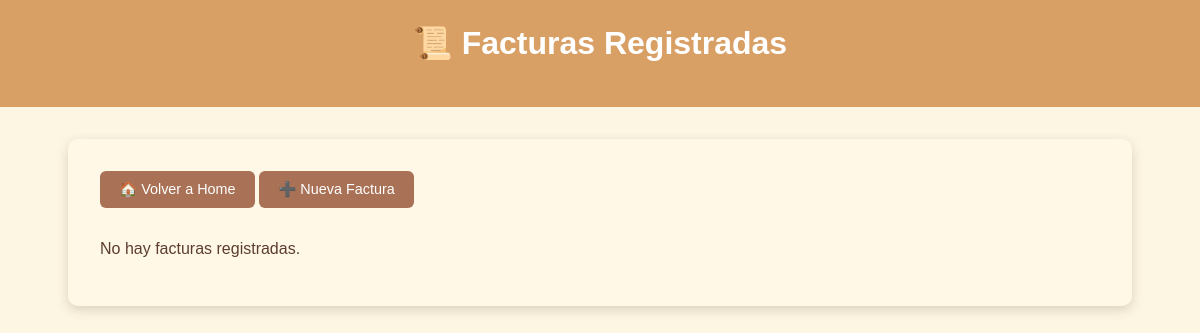
The page /facturas/ on the database as committed earlier.
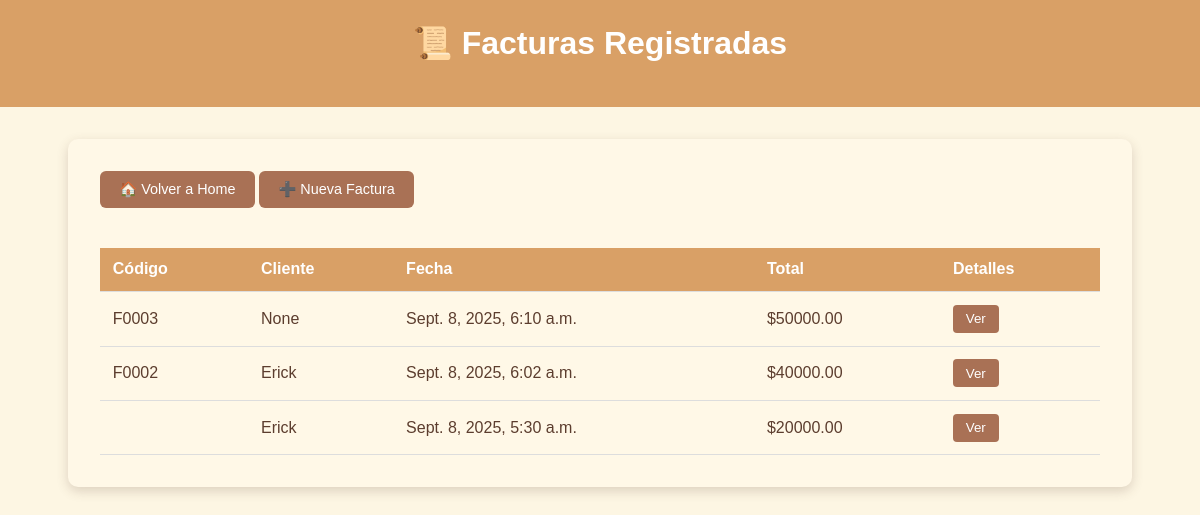
The same page on the database as committed later.
### kontaG/models.py (models this page shows, shortened)
class Factura(models.Model):
    codigo = models.CharField(max_length=20, unique=True)  # ej: F001
    fecha = models.DateTimeField(auto_now_add=True)
    cliente = models.CharField(max_length=100, blank=True, null=True)
    total = models.DecimalField(max_digits=10, decimal_places=2, default=0)

### kontaG/views.py (the view)
# urls.py: path("facturas/", kontaG_views.sales_list, name="sales_list"),
def sales_list(request):
    facturas = Factura.objects.prefetch_related("detalles__producto").all().order_by("-fecha")
    return render(request, "sales_list.html", {"facturas": facturas})

### kontaG/templates/sales_list.html (shortened to what this page needs)
<!DOCTYPE html>
<html lang="es">
<head>
</head>
<body>
    <header>
        <h1>📜 Facturas Registradas</h1>
    </header>
    <main>
        <a href="{% url 'home' %}" class="back-btn">🏠 Volver a Home</a>
        <a href="{% url 'register_invoice' %}" class="back-btn">➕ Nueva Factura</a>
        {% if facturas %}
        <table>
            <thead>
                <tr>
                    <th>Código</th>
                    <th>Cliente</th>
                    <th>Fecha</th>
                    <th>Total</th>
                    <th>Detalles</th>
                </tr>
            </thead>
            <tbody>
                {% for factura in facturas %}
                <tr>
                    <td>{{ factura.codigo }}</td>
                    <td>{{ factura.cliente }}</td>
                    <td>{{ factura.fecha }}</td>
                    <td>${{ factura.total }}</td>
                    <td>
                        <button class="btn-toggle" onclick="toggleDetails('{{ factura.id }}')">Ver</button>
                    </td>
                </tr>
                {% endfor %}
            </tbody>
        </table>
        {% else %}
            <p>No hay facturas registradas.</p>
        {% endif %}
    </main>
</body>
</html>

Rows that differ between the two databases and show on the page:
added Factura: codigo "F0003", cliente "None", fecha "Sept. 8, 2025, 6:10 a.m.", total "50000.00"
added Factura: codigo "F0002", cliente "Erick", fecha "Sept. 8, 2025, 6:02 a.m.", total "40000.00"
added Factura: cliente "Erick", fecha "Sept. 8, 2025, 5:30 a.m.", total "20000.00"
Other text that changed with them:
text no longer shown: "No hay facturas registradas."
text now shown: "Código Cliente Fecha Total Detalles"
